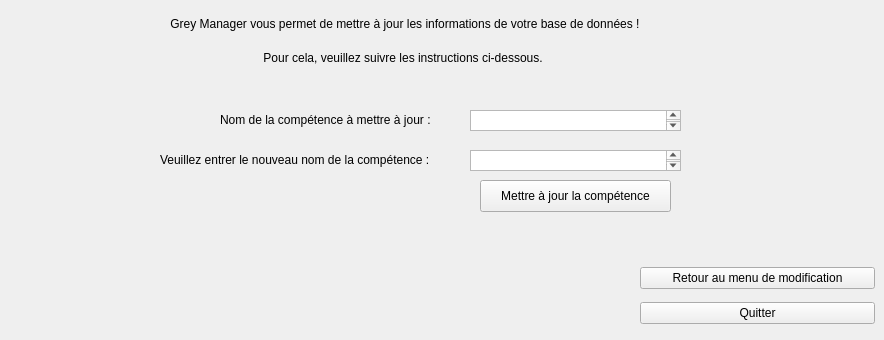
    <widget class="QWidget" name="page_31">
     <widget class="QTextBrowser" name="textBrowser_30">
      <property name="geometry">
       <rect>
        <x>470</x>
        <y>110</y>
        <width>211</width>
        <height>21</height>
       </rect>
      </property>
     </widget>
     <widget class="QWidget" name="verticalLayoutWidget_40">
      <property name="geometry">
       <rect>
        <x>640</x>
        <y>260</y>
        <width>235</width>
        <height>71</height>
       </rect>
      </property>
      <layout class="QVBoxLayout" name="verticalLayout_40">
       <item>
        <widget class="QPushButton" name="pushButton_91">
         <property name="text">
          <string>Retour au menu de modification</string>
         </property>
        </widget>
       </item>
       <item>
        <widget class="QPushButton" name="pushButton_92">
         <property name="text">
          <string>Quitter</string>
         </property>
        </widget>
       </item>
      </layout>
     </widget>
     <widget class="QLabel" name="label_81">
      <property name="geometry">
       <rect>
        <x>220</x>
        <y>110</y>
        <width>241</width>
        <height>20</height>
       </rect>
      </property>
      <property name="text">
       <string>Nom de la compétence à mettre à jour :</string>
      </property>
     </widget>
     <widget class="QLabel" name="label_82">
      <property name="geometry">
       <rect>
        <x>160</x>
        <y>150</y>
        <width>311</width>
        <height>20</height>
       </rect>
      </property>
      <property name="text">
       <string>Veuillez entrer le nouveau nom de la compétence :</string>
      </property>
     </widget>
     <widget class="QLabel" name="label_83">
      <property name="geometry">
       <rect>
        <x>460</x>
        <y>220</y>
        <width>241</width>
        <height>20</height>
       </rect>
      </property>
      <property name="text">
       <string/>
      </property>
     </widget>
     <widget class="QPushButton" name="pushButton_88">
      <property name="geometry">
       <rect>
        <x>480</x>
        <y>180</y>
        <width>191</width>
        <height>32</height>
       </rect>
      </property>
      <property name="text">
       <string>Mettre à jour la compétence</string>
      </property>
     </widget>
     <widget class="QWidget" name="verticalLayoutWidget_41">
      <property name="geometry">
       <rect>
        <x>147</x>
        <y>10</y>
        <width>591</width>
        <height>61</height>
       </rect>
      </property>
      <layout class="QVBoxLayout" name="verticalLayout_41">
       <item>
        <widget class="QLabel" name="label_84">
         <property name="text">
          <string>       Grey Manager vous permet de mettre à jour les informations de votre base de données ! </string>
         </property>
        </widget>
       </item>
       <item>
        <widget class="QLabel" name="label_85">
         <property name="text">
          <string>                                   Pour cela, veuillez suivre les instructions ci-dessous.</string>
         </property>
        </widget>
       </item>
      </layout>
     </widget>
     <widget class="QTextEdit" name="textEdit_7">
      <property name="geometry">
       <rect>
        <x>470</x>
        <y>150</y>
        <width>211</width>
        <height>21</height>
       </rect>
      </property>
     </widget>
    </widget>
